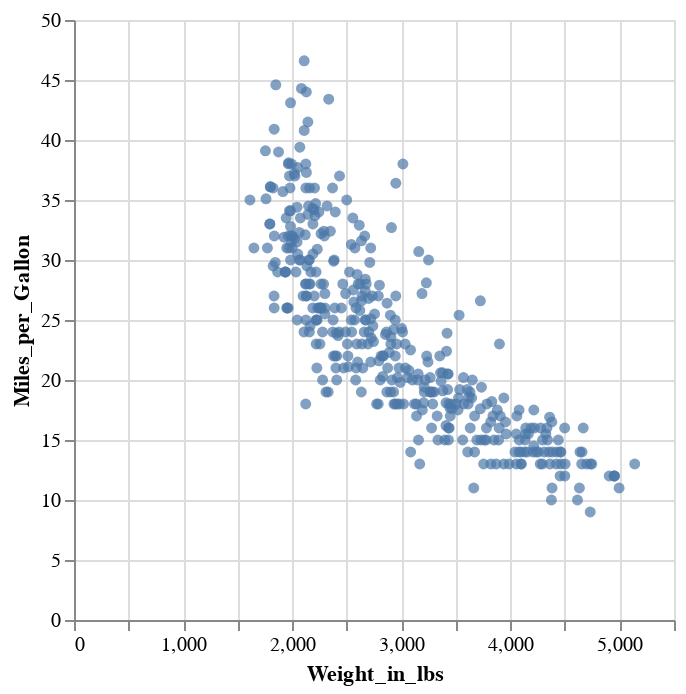

The notebook cell saved with this chart:
### Markdown cell above
Now, we add a second encoding channel, with the `"Miles_per_Gallon"` feature getting encoded in the y-coordinate.

### Code cell
alt.Chart(df).mark_circle().encode(
    alt.X("Weight_in_lbs"),
    alt.Y("Miles_per_Gallon"),
)

### Figure 1 — Vega-Lite specification as saved in the notebook (floating-point values rounded to 4 significant figures; data arrays with more than 128 entries replaced by an {"elided": "..."} marker saying what was removed)
{"config": {"view": {"continuousWidth": 300, "continuousHeight": 300}}, "data": {"name": "data-583e73726c1545c56c203344161a975c"}, "mark": {"type": "circle"}, "encoding": {"x": {"field": "Weight_in_lbs", "type": "quantitative"}, "y": {"field": "Miles_per_Gallon", "type": "quantitative"}}, "$schema": "https://vega.github.io/schema/vega-lite/v5.20.1.json", "datasets": {"data-583e73726c1545c56c203344161a975c": {"elided": "406 records"}}}
